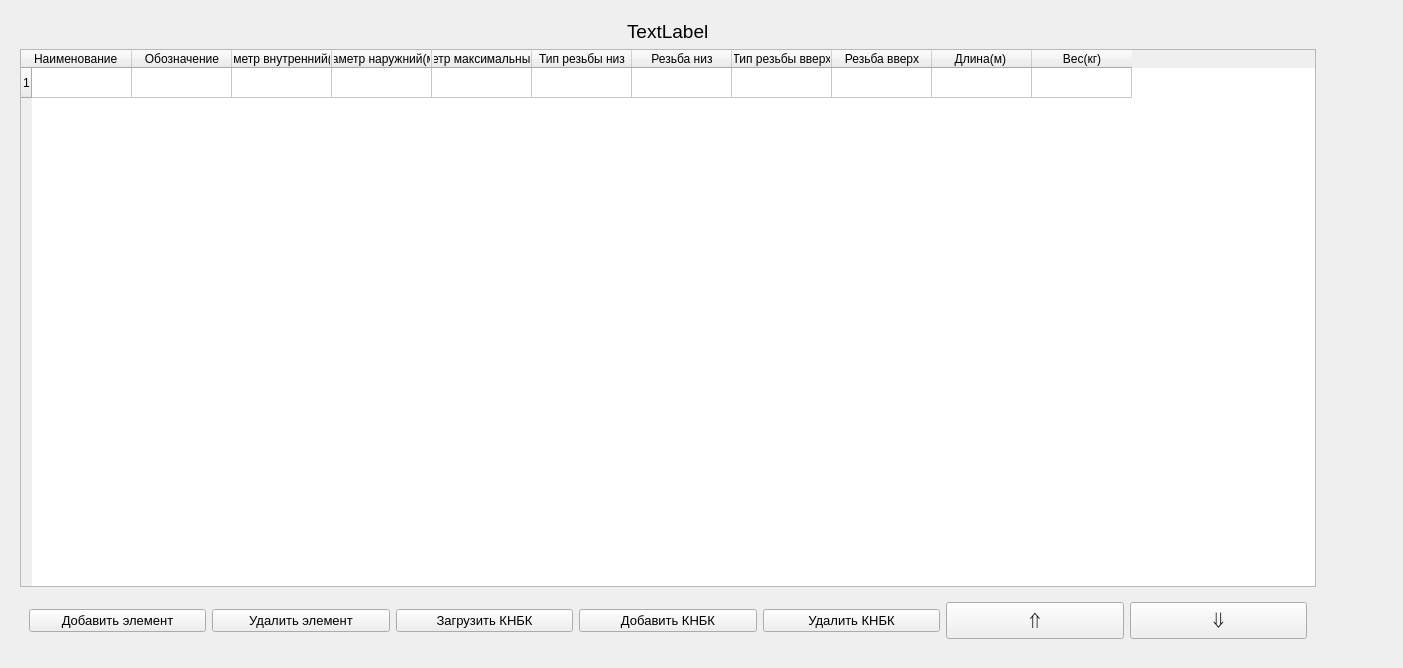
<?xml version="1.0" encoding="UTF-8"?>
<ui version="4.0">
 <class>knbk</class>
 <widget class="QWidget" name="knbk">
  <property name="geometry">
   <rect>
    <x>0</x>
    <y>0</y>
    <width>1403</width>
    <height>668</height>
   </rect>
  </property>
  <property name="sizePolicy">
   <sizepolicy hsizetype="Fixed" vsizetype="Minimum">
    <horstretch>0</horstretch>
    <verstretch>0</verstretch>
   </sizepolicy>
  </property>
  <property name="minimumSize">
   <size>
    <width>67</width>
    <height>0</height>
   </size>
  </property>
  <property name="windowTitle">
   <string>Form</string>
  </property>
  <layout class="QHBoxLayout" name="horizontalLayout_3">
   <property name="rightMargin">
    <number>3</number>
   </property>
   <item>
    <widget class="QFrame" name="frame">
     <property name="frameShape">
      <enum>QFrame::NoFrame</enum>
     </property>
     <property name="frameShadow">
      <enum>QFrame::Raised</enum>
     </property>
     <property name="lineWidth">
      <number>0</number>
     </property>
     <layout class="QVBoxLayout" name="verticalLayout">
      <item alignment="Qt::AlignHCenter">
       <widget class="QLabel" name="label">
        <property name="font">
         <font>
          <pointsize>14</pointsize>
         </font>
        </property>
        <property name="text">
         <string>TextLabel</string>
        </property>
       </widget>
      </item>
      <item>
       <widget class="QTableWidget" name="table_KNBK">
        <property name="sortingEnabled">
         <bool>false</bool>
        </property>
        <property name="rowCount">
         <number>1</number>
        </property>
        <property name="columnCount">
         <number>11</number>
        </property>
        <attribute name="horizontalHeaderVisible">
         <bool>true</bool>
        </attribute>
        <attribute name="horizontalHeaderCascadingSectionResizes">
         <bool>true</bool>
        </attribute>
        <attribute name="horizontalHeaderHighlightSections">
         <bool>true</bool>
        </attribute>
        <attribute name="horizontalHeaderShowSortIndicator" stdset="0">
         <bool>false</bool>
        </attribute>
        <attribute name="horizontalHeaderStretchLastSection">
         <bool>false</bool>
        </attribute>
        <attribute name="verticalHeaderVisible">
         <bool>true</bool>
        </attribute>
        <attribute name="verticalHeaderMinimumSectionSize">
         <number>30</number>
        </attribute>
        <attribute name="verticalHeaderShowSortIndicator" stdset="0">
         <bool>false</bool>
        </attribute>
        <row/>
        <column>
         <property name="text">
          <string>Наименование</string>
         </property>
         <property name="font">
          <font>
           <italic>false</italic>
           <kerning>false</kerning>
          </font>
         </property>
         <property name="textAlignment">
          <set>AlignJustify|AlignVCenter</set>
         </property>
        </column>
        <column>
         <property name="text">
          <string>Обозначение</string>
         </property>
        </column>
        <column>
         <property name="text">
          <string>Диаметр внутренний(мм)</string>
         </property>
        </column>
        <column>
         <property name="text">
          <string>Диаметр наружний(мм)</string>
         </property>
        </column>
        <column>
         <property name="text">
          <string>Диаметр максимальный(мм)</string>
         </property>
        </column>
        <column>
         <property name="text">
          <string>Тип резьбы низ</string>
         </property>
        </column>
        <column>
         <property name="text">
          <string>Резьба низ</string>
         </property>
        </column>
        <column>
         <property name="text">
          <string>Тип резьбы вверх</string>
         </property>
        </column>
        <column>
         <property name="text">
          <string>Резьба вверх</string>
         </property>
        </column>
        <column>
         <property name="text">
          <string>Длина(м) </string>
         </property>
        </column>
        <column>
         <property name="text">
          <string>Вес(кг)</string>
         </property>
        </column>
        <item row="0" column="1">
         <property name="text">
          <string/>
         </property>
        </item>
       </widget>
      </item>
      <item>
       <widget class="QFrame" name="frame_1">
        <layout class="QHBoxLayout" name="horizontalLayout">
         <item>
          <widget class="QPushButton" name="pushButton_add_row">
           <property name="minimumSize">
            <size>
             <width>0</width>
             <height>0</height>
            </size>
           </property>
           <property name="font">
            <font>
             <pointsize>10</pointsize>
            </font>
           </property>
           <property name="text">
            <string>Добавить элемент</string>
           </property>
          </widget>
         </item>
         <item>
          <widget class="QPushButton" name="pushButton_delete_row">
           <property name="minimumSize">
            <size>
             <width>0</width>
             <height>0</height>
            </size>
           </property>
           <property name="font">
            <font>
             <pointsize>10</pointsize>
            </font>
           </property>
           <property name="text">
            <string>Удалить элемент</string>
           </property>
          </widget>
         </item>
         <item>
          <widget class="QPushButton" name="pushButton_load_table">
           <property name="minimumSize">
            <size>
             <width>0</width>
             <height>0</height>
            </size>
           </property>
           <property name="font">
            <font>
             <pointsize>10</pointsize>
            </font>
           </property>
           <property name="text">
            <string>Загрузить КНБК</string>
           </property>
          </widget>
         </item>
         <item>
          <widget class="QPushButton" name="pushButton_add_page">
           <property name="minimumSize">
            <size>
             <width>0</width>
             <height>0</height>
            </size>
           </property>
           <property name="font">
            <font>
             <pointsize>10</pointsize>
            </font>
           </property>
           <property name="text">
            <string>Добавить КНБК</string>
           </property>
          </widget>
         </item>
         <item>
          <widget class="QPushButton" name="pushButton_delete_page">
           <property name="minimumSize">
            <size>
             <width>0</width>
             <height>0</height>
            </size>
           </property>
           <property name="font">
            <font>
             <pointsize>10</pointsize>
            </font>
           </property>
           <property name="text">
            <string>Удалить КНБК</string>
           </property>
          </widget>
         </item>
         <item>
          <widget class="QPushButton" name="pushButton_row_up">
           <property name="minimumSize">
            <size>
             <width>0</width>
             <height>0</height>
            </size>
           </property>
           <property name="font">
            <font>
             <pointsize>18</pointsize>
            </font>
           </property>
           <property name="text">
            <string>⇑</string>
           </property>
          </widget>
         </item>
         <item>
          <widget class="QPushButton" name="pushButton_row_down">
           <property name="minimumSize">
            <size>
             <width>0</width>
             <height>0</height>
            </size>
           </property>
           <property name="font">
            <font>
             <pointsize>18</pointsize>
            </font>
           </property>
           <property name="text">
            <string>⇓</string>
           </property>
          </widget>
         </item>
        </layout>
       </widget>
      </item>
     </layout>
    </widget>
   </item>
   <item>
    <widget class="QScrollArea" name="scroll_area">
     <property name="sizePolicy">
      <sizepolicy hsizetype="Minimum" vsizetype="Expanding">
       <horstretch>0</horstretch>
       <verstretch>0</verstretch>
      </sizepolicy>
     </property>
     <property name="minimumSize">
      <size>
       <width>67</width>
       <height>0</height>
      </size>
     </property>
     <property name="styleSheet">
      <string notr="true">QScrollBar:vertical { width: 15px; }</string>
     </property>
     <property name="frameShape">
      <enum>QFrame::NoFrame</enum>
     </property>
     <property name="frameShadow">
      <enum>QFrame::Plain</enum>
     </property>
     <property name="lineWidth">
      <number>0</number>
     </property>
     <property name="horizontalScrollBarPolicy">
      <enum>Qt::ScrollBarAlwaysOff</enum>
     </property>
     <property name="widgetResizable">
      <bool>true</bool>
     </property>
     <widget class="QWidget" name="image_container">
      <property name="geometry">
       <rect>
        <x>0</x>
        <y>0</y>
        <width>79</width>
        <height>646</height>
       </rect>
      </property>
      <property name="sizePolicy">
       <sizepolicy hsizetype="Preferred" vsizetype="Expanding">
        <horstretch>0</horstretch>
        <verstretch>0</verstretch>
       </sizepolicy>
      </property>
      <property name="minimumSize">
       <size>
        <width>67</width>
        <height>0</height>
       </size>
      </property>
      <layout class="QVBoxLayout" name="verticalLayout_2">
       <property name="spacing">
        <number>0</number>
       </property>
       <property name="leftMargin">
        <number>0</number>
       </property>
       <property name="topMargin">
        <number>0</number>
       </property>
       <property name="rightMargin">
        <number>15</number>
       </property>
       <property name="bottomMargin">
        <number>0</number>
       </property>
       <item>
        <spacer name="verticalSpacer">
         <property name="orientation">
          <enum>Qt::Vertical</enum>
         </property>
         <property name="sizeHint" stdset="0">
          <size>
           <width>20</width>
           <height>40</height>
          </size>
         </property>
        </spacer>
       </item>
      </layout>
     </widget>
    </widget>
   </item>
  </layout>
 </widget>
 <resources/>
 <connections/>
</ui>
